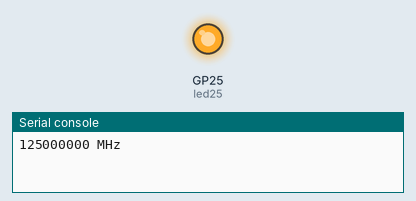
Bench run of a program on a simulated Raspberry Pi Pico running MicroPython. Shown: output pins drawn as LEDs (lit = HIGH), the last lines printed to the serial console.

Above: at 0.1 s.
At 38.6 s:
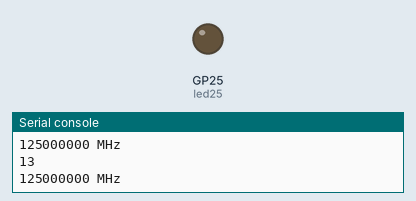
Timing chart, 0 to 40.0 s (numbered marks = the images above):
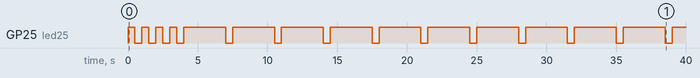

The program:

2024_03_17_pico_w_test.py
```python
#machine.freq()  # get the current frequency of the CPU

import machine
import time
from machine import Pin


led25 = Pin("LED", Pin.OUT)
counter = 0
n = 0

def blink_function(t1,t2):
    led25.value(1)
    time.sleep(t1)
    led25.value(0)
    time.sleep(t2)

    #n += 1


while True:
    print(machine.freq(),"MHz")

    '''
    led25.value(1)
    time.sleep(1)
    led25.value(0)
    time.sleep(1)
    '''
    if(n<=3):
        blink_function(0.5, 0.5)
        n += 1
        print(n)

    else:
        blink_function(3, 0.5)
        n += 1
        print(n)
```

Measured:
- by itself, GP25 (led25): goes 4 × (HIGH 0.50 s, LOW 0.50 s), 10 × (HIGH 3.0 s, LOW 0.50 s), then HIGH
